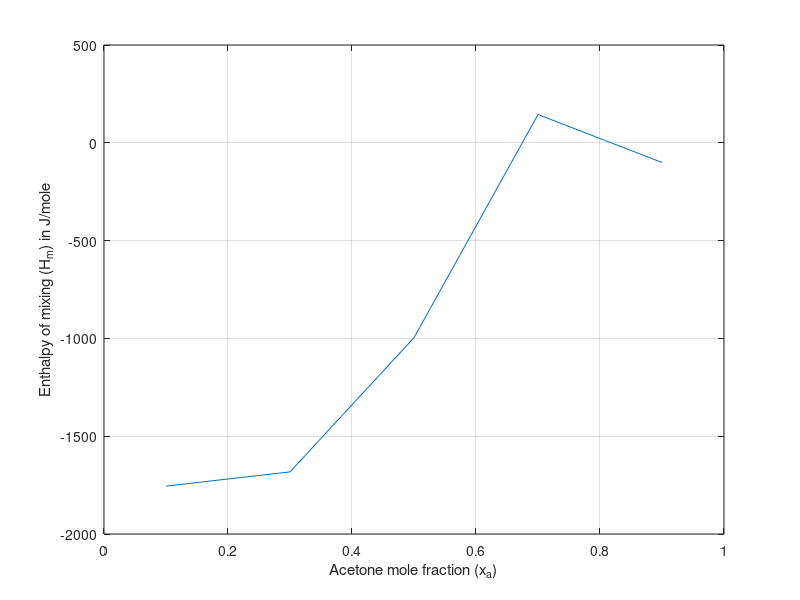

Write MATLAB code to recreate this figure.
V=16.4;
I=2.7;
t=[75.2; 72.8; 63.9; 57.1; 49.9];
x_acetone=[0.1; 0.3; 0.5; 0.7; 0.9];
cp_water = 4.186;
m = [139.9292; 129.5159 ; 124.1916 ; 120.9281 ; 118.7453];
t_w=78.9;
m_w=149.55;
k=(2.7*16.4*t_w - cp_water*m_w*2)/2
% cp_ac = (2.7*V.*t(6) - k*2)./(2.*m(6))

n=[6.355755; 4.310940; 3.265420; 2.624577; 2.195948];
dT_m = [6.7; 4.5; 2.3; -0.3; 0.2];

cp_mixture = (2.7*V.*t - k*2)./(2.*m)

Q_m = -(I*V.*t/2).*dT_m
H_m = Q_m./n;
H_m

x=0.1:0.2:0.9;
plot(x,H_m)
ylabel("Enthalpy of mixing (H_m) in J/mole")
xlabel("Acetone mole fraction (x_a)")
%title("H_m VS x_a plot")

grid on
